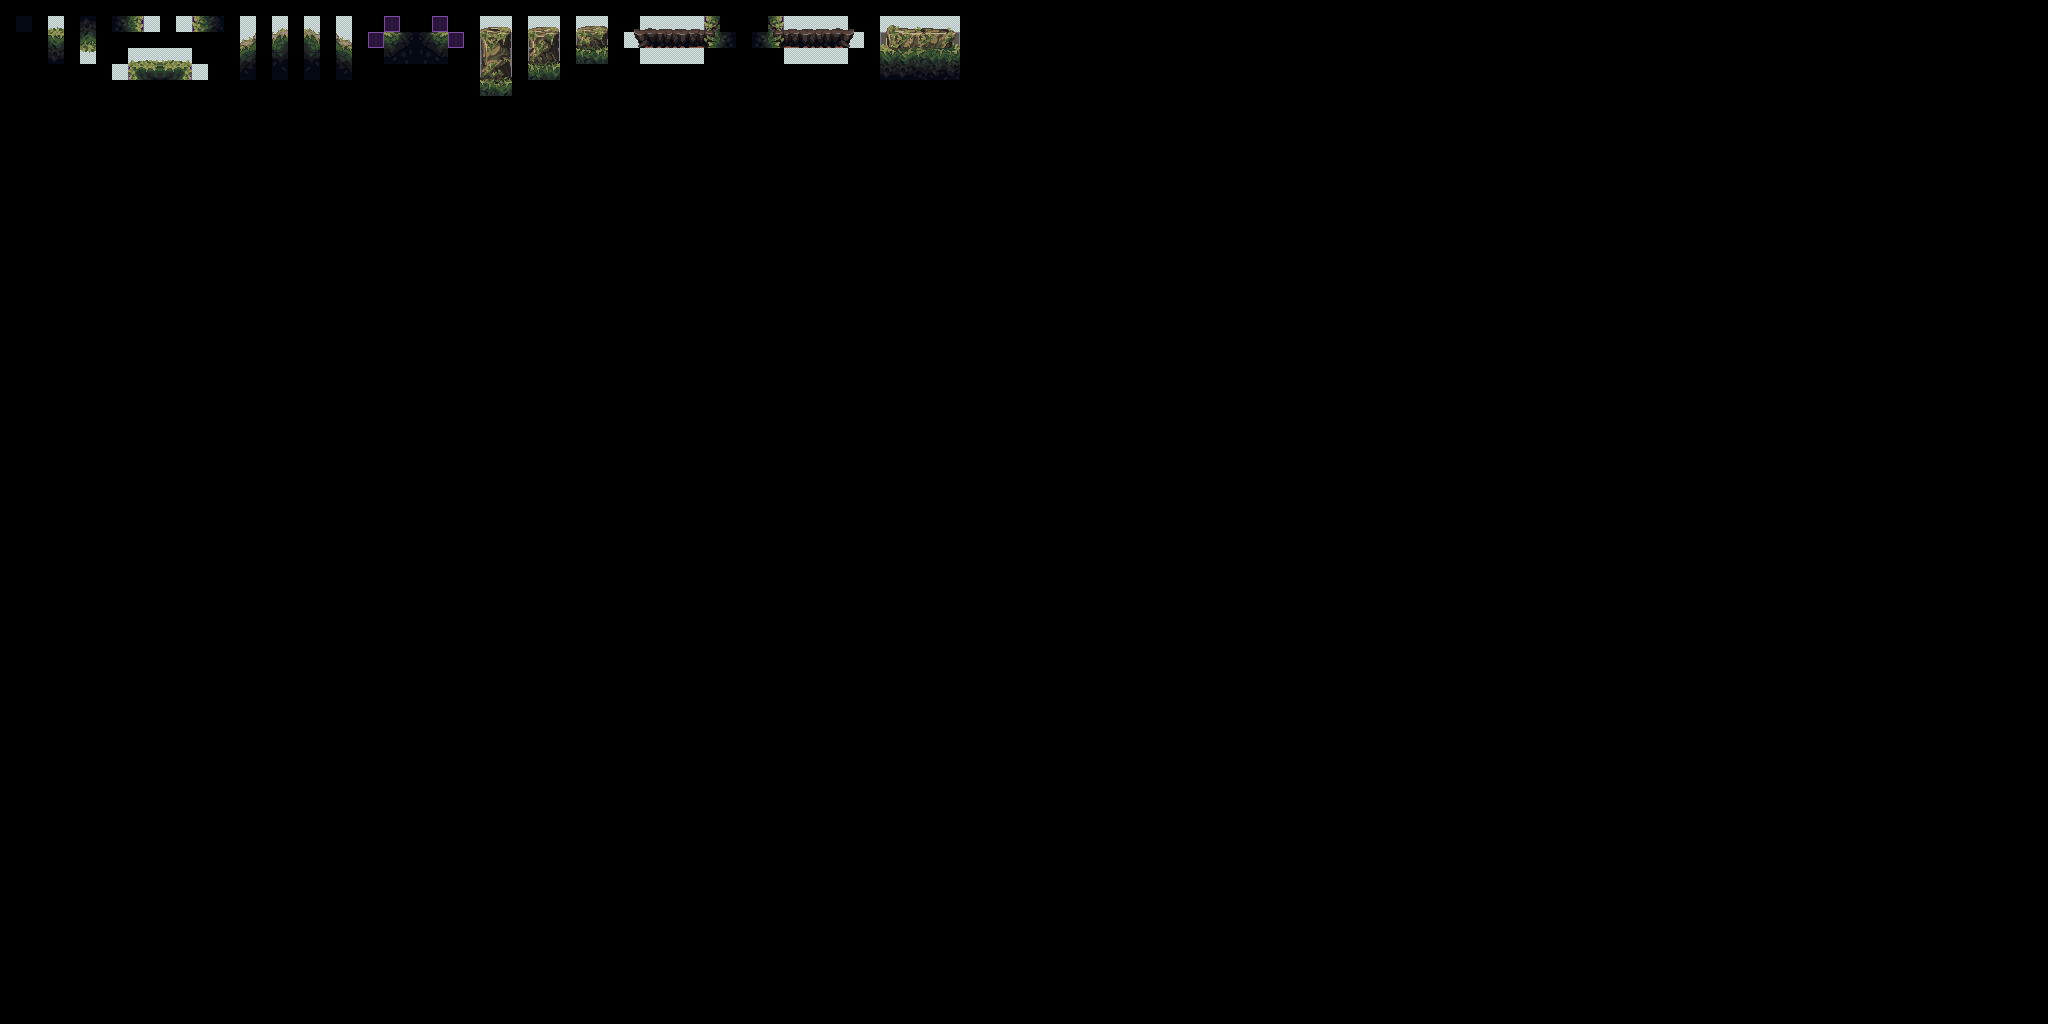

This game map was drawn from its Tiled (.tmx) file and the tilesets committed beside it. A one-line description and the trimmed map source follow:
An orthogonal 128x64 tile map with 16x16 px tiles, 2 tile layers (input_Ground, output_Terrain), 2 tilesets.

<map version="1.10" tiledversion="1.10.0" orientation="orthogonal" renderorder="right-down" width="128" height="64" tilewidth="16" tileheight="16" infinite="0" nextlayerid="8" nextobjectid="1">
 <properties>
  <property name="DeleteTiles" type="bool" value="true" />
  <property name="Disabled" type="bool" value="false" />
 </properties>
 <tileset firstgid="1" source="../Forest Tileset.tsx" />
 <tileset firstgid="4097" source="../Prototype Tileset.tsx" />
 <layer id="6" name="input_Ground" width="128" height="64">
  <data>[8192 cells, 127 non-empty, 8 distinct tile ids]</data>
 </layer>
 <layer id="7" name="output_Terrain" width="128" height="64">
  <data>[8192 cells, 111 non-empty, 111 distinct tile ids]</data>
 </layer>
</map>
